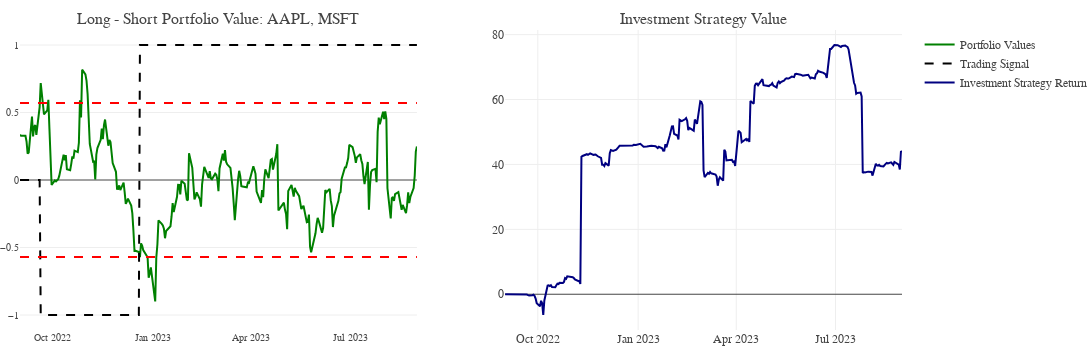

The notebook cell this image was saved under:
### Code cell
fig = make_subplots(rows=1, cols=2, subplot_titles=("Long - Short Portfolio Value: " + min_euclidean_distance_col  + ", " + min_euclidean_distance_index,
                                                    "Investment Strategy Value"))

fig.add_trace(
    go.Scatter(x = portfolio_values_df['Date'], 
               y = portfolio_values_df['portfolio_values'], 
               name = "Portfolio Values",
               line = dict(color = 'green')), row = 1, col = 1)

fig.add_trace(
    go.Scatter(x = portfolio_values_df['Date'], 
               y = portfolio_values_df['Trading Signal'], 
               name = "Trading Signal", 
               line = dict(dash = "dash", color = 'black')), row = 1, col = 1)

fig.add_trace(
    go.Scatter(x = portfolio_values_df['Date'], 
               y = portfolio_values_df['Investment Strategy Cumulative Return'], 
               name = "Investment Strategy Return",
               line = dict(color = 'navy')), row = 1, col = 2)


fig.add_hline(y = std_threshold, row = 1, col = 1, line_dash = "dash", line_color = "red")
fig.add_hline(y = -1 * std_threshold, row = 1, col = 1, line_dash = "dash", line_color = "red")

fig.update_layout(template = temp,
                hovermode = 'closest',
                margin = dict(l = 20, r = 0, t = 30, b = 20),
                height = 350, 
                width = 1200, 
                showlegend = True,
                xaxis = dict(tickfont=dict(size=10)),  
                yaxis = dict(side = "left", tickfont = dict(size=10)),
                
                xaxis_showgrid = False, )

### Figure 1 — Plotly figure (JSON) as saved in the notebook; plotly's stock layout.template omitted (floating-point values rounded to 4 significant figures; data arrays with more than 128 entries replaced by an {"elided": "..."} marker saying what was removed)
{"data": [{"line": {"color": "green"}, "name": "Portfolio Values", "type": "scatter", "x": {"elided": "251 str values"}, "xaxis": "x", "y": {"elided": "251 float values"}, "yaxis": "y"}, {"line": {"color": "black", "dash": "dash"}, "name": "Trading Signal", "type": "scatter", "x": {"elided": "251 str values"}, "xaxis": "x", "y": {"elided": "251 int values"}, "yaxis": "y"}, {"line": {"color": "navy"}, "name": "Investment Strategy Return", "type": "scatter", "x": {"elided": "251 str values"}, "xaxis": "x2", "y": {"elided": "251 float values"}, "yaxis": "y2"}], "layout": {"annotations": [{"font": {"size": 16}, "showarrow": false, "text": "Long - Short Portfolio Value: AAPL, MSFT", "x": 0.225, "xanchor": "center", "xref": "paper", "y": 1, "yanchor": "bottom", "yref": "paper"}, {"font": {"size": 16}, "showarrow": false, "text": "Investment Strategy Value", "x": 0.775, "xanchor": "center", "xref": "paper", "y": 1, "yanchor": "bottom", "yref": "paper"}], "height": 350, "hovermode": "closest", "margin": {"b": 20, "l": 20, "r": 0, "t": 30}, "shapes": [{"line": {"color": "red", "dash": "dash"}, "type": "line", "x0": 0, "x1": 1, "xref": "x domain", "y0": 0.5701, "y1": 0.5701, "yref": "y"}, {"line": {"color": "red", "dash": "dash"}, "type": "line", "x0": 0, "x1": 1, "xref": "x domain", "y0": -0.5701, "y1": -0.5701, "yref": "y"}], "showlegend": true, "width": 1200, "xaxis": {"anchor": "y", "domain": [0, 0.45], "showgrid": false, "tickfont": {"size": 10}}, "xaxis2": {"anchor": "y2", "domain": [0.55, 1]}, "yaxis": {"anchor": "x", "domain": [0, 1], "side": "left", "tickfont": {"size": 10}}, "yaxis2": {"anchor": "x2", "domain": [0, 1]}}}
